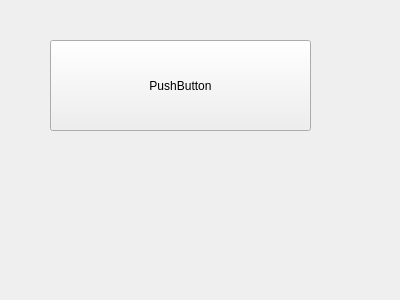
<?xml version="1.0" encoding="UTF-8"?>
<ui version="4.0">
 <class>GroupChat</class>
 <widget class="QWidget" name="GroupChat">
  <property name="geometry">
   <rect>
    <x>0</x>
    <y>0</y>
    <width>400</width>
    <height>300</height>
   </rect>
  </property>
  <property name="windowTitle">
   <string>Form</string>
  </property>
  <widget class="QPushButton" name="pushButton">
   <property name="geometry">
    <rect>
     <x>50</x>
     <y>40</y>
     <width>261</width>
     <height>91</height>
    </rect>
   </property>
   <property name="text">
    <string>PushButton</string>
   </property>
  </widget>
 </widget>
 <resources/>
 <connections/>
</ui>
